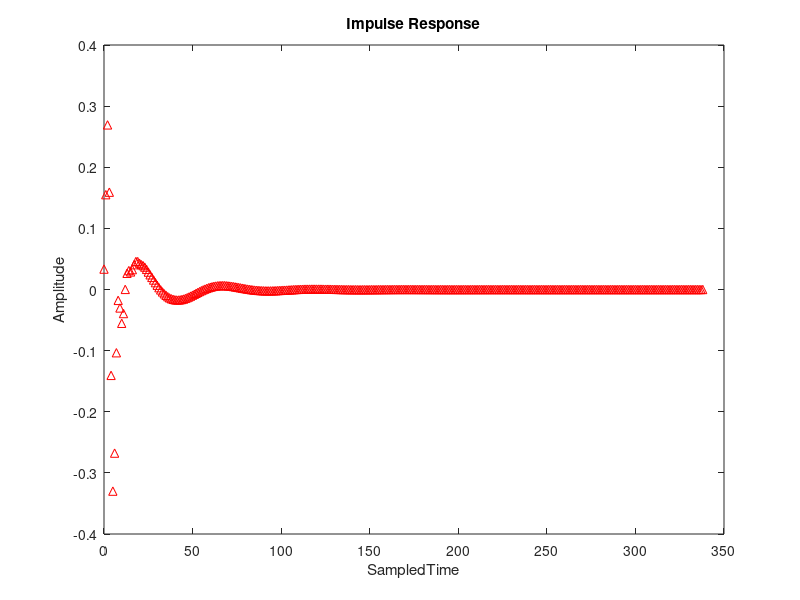
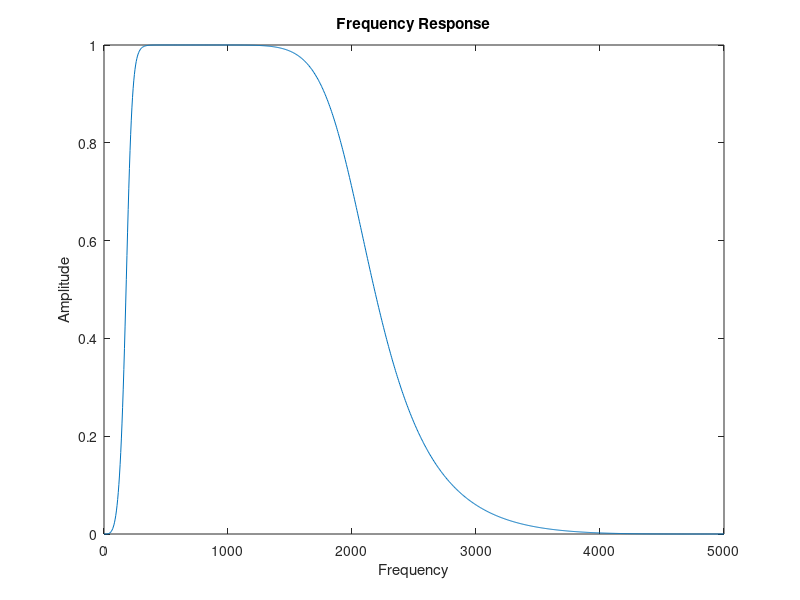

These figures' MATLAB source, in order:
fs = 10000;
fc1 = 200;
fc2 = 2000;

n = 4; 
#n = 21; 
[b,a] = butter(n,[fc1 fc2]/(fs/2),'bandpass');



figure(1);impz(b,a);
xlabel('SampledTime');
ylabel('Amplitude');
title('Impulse Response');

f = (0:.001:1)*(fs/2);
H = freqz(b,a,f,fs);

figure(2);plot(f,abs(H));
xlabel('Frequency');
ylabel('Amplitude');
title('Frequency Response');
